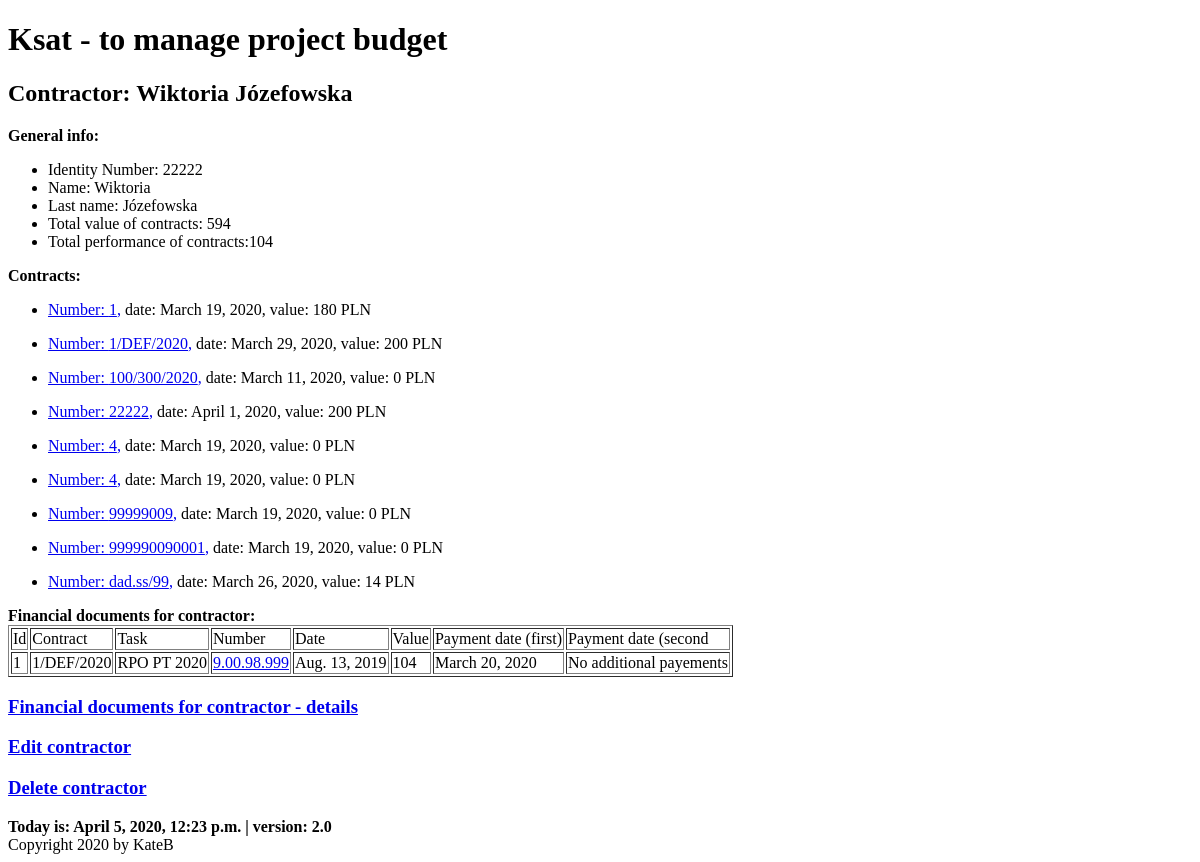
/ksat/contractor/3, run on an earlier commit of the app's database.
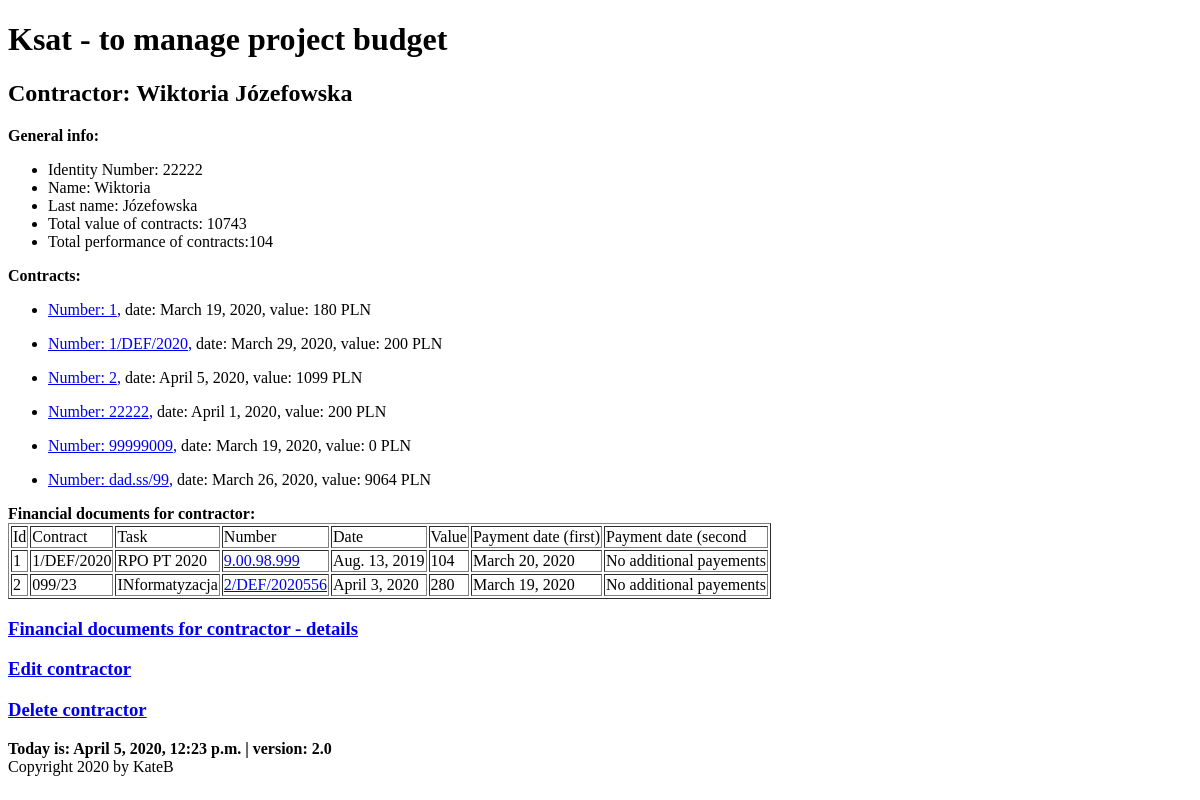
And on a later commit of the database.
### budget/models.py (models this page shows, shortened)
class Contractor(models.Model):
    name = models.CharField(max_length=128)
    last_name = models.CharField(max_length=128)
    num = models.SmallIntegerField(blank=True)
    def __str__(self):
        return f'{self.name} {self.last_name}'
    def contracts_value(self):
        contracts_value = 0
        for contract in Contract.objects.filter(contractor=self):
            contracts_value += contract.contract_value()
        return contracts_value
    def contracts_performance(self):
        contracts_performance = 0
        for contract in Contract.objects.filter(contractor=self):
            contracts_performance += contract.contract_performance()
        return contracts_performance
    class Meta:
        default_related_name = 'contractors'
        ordering = ('last_name',)
        verbose_name = 'contractor'

class Contract(models.Model):
    number = models.CharField(max_length=128)
    date = models.DateField()
    task = models.ForeignKey(Task, on_delete=models.CASCADE, related_name='contracts', related_query_name='contract')
    contractor = models.ForeignKey(Contractor, default=None, on_delete=models.CASCADE, related_name='contracts',
                                   related_query_name='contract')
    article = models.ManyToManyField(Articles, through='ContractArticle')
    def contract_value(self):
        value = ContractArticle.objects.filter(contract=self).aggregate(total=Sum('value'))['total']
        if value:
            return value
        return 0
    def contract_performance(self):
        fin_docs = FinancialDocument.objects.filter(contract=self)
        performance = 0
        for fin_doc in fin_docs:
            performance += fin_doc.fin_doc_value()
        return performance
    class Meta:
        default_related_name = 'contract'
        ordering = ('number', 'contractor')
        verbose_name = 'contract'

class FinancialDocument(models.Model):
    contract = models.ForeignKey(Contract, on_delete=models.CASCADE, related_name='fds', related_query_name='fd')
    contractor = models.ForeignKey(Contractor, default=None, on_delete=models.CASCADE, related_name='fds',
                                   related_query_name='fd')
    number = models.CharField(max_length=64, default=None)
    date = models.DateField()
    payment_date1 = models.DateField(blank=True, null=True)
    payment_date2 = models.DateField(blank=True, null=True)
    article = models.ManyToManyField(Articles, through='FinDocumentArticle')
    def get_absolute_url(self):
        return reverse('budget:findoc_details', kwargs={'findoc_id': self.pk})
    def fin_doc_value(self):
        value = FinDocumentArticle.objects.filter(fin_doc=self).aggregate(total=Sum('value'))['total']
        if value:
            return value
        return 0
    class Meta:
        default_related_name = 'fds'
        verbose_name = 'finacial_doc'

class Task(models.Model):
    title = models.CharField(max_length=128, unique=True)
    description = models.CharField(max_length=256)
    unit = models.SmallIntegerField()
    section = models.SmallIntegerField()
    article = models.ManyToManyField(Articles, through='TaskArticles')

### budget/views.py (the view)
# urls.py: path('contractor/<int:contractor_id>', views.ContractorDetailsView.as_view(), name='contractor_details'),
class ContractorDetailsView(DetailView):
    model = Contractor
    template_name = 'budget/contractor.html'
    context_object_name = 'contractor'
    pk_url_kwarg = 'contractor_id'

### budget/my_context_processor.py (called while the page is built)
def cp(request):
    ctx = {
        "now": django.utils.timezone.now(),
        "version": "2.0"
    }
    return ctx

### budget/templates/budget/contractor.html (shortened to what this page needs)
{% extends 'base.html' %}
{% block content %}
    {{ block.super }}
    <h2>Contractor: {{ contractor }}</h2>
    <div><b>General info:</b>
        <ul>
            <li>Identity Number: {{ contractor.num }}</li>
            <li>Name: {{ contractor.name }}</li>
            <li>Last name: {{ contractor.last_name }}</li>
            <li>Total value of contracts: {{ contractor.contracts_value }} </li>
            <li>Total performance of contracts:{{ contractor.contracts_performance }} </li>
        </ul>
    </div>
    <div>
        <b>Contracts:</b>
        {% for contract in contractor.contracts.all %}
            <ul>
                <li><a href="{% url 'budget:contract_details' contract.id %}">Number: {{ contract.number }},</a>  date: {{ contract.date }}, value: {{ contract.contract_value }} PLN</li>
            </ul>
        {% endfor %}
    </div>
    <div>
        <b>Financial documents for contractor:</b>
        <table border="bold">
            <thead>
            <tr>
                <td>Id</td>
                <td>Contract</td>
                <td>Task</td>
                <td>Number</td>
                <td>Date</td>
                <td>Value</td>
                <td>Payment date (first)</td>
                <td>Payment date (second</td>
                </tr>
            </thead>
            <tbody>
            {% for fd in contractor.fds.all %}
                <tr>
                    <td>{{ forloop.counter }}</td>
                    <td>{{ fd.contract.number }}</td>
                    <td>{{ fd.contract.task.title }}</td>
                    <td><a href="{{ fd.get_absolute_url }}">{{ fd.number }}</a></td>
                    <td>{{ fd.date }}</td>
                    <td>{{ fd.fin_doc_value }}</td>
                    <td>{{ fd.payment_date1 }}</td>
                    <td>{% if fd.payment_date2 %}{{ fd.payment_date2 }} {% else %} No additional payements {% endif %}</td>
                </tr>
            {% empty %} No financial documents for contractor
            {% endfor %}
            </tbody>
        </table>
    </div>
    <h3><a href="{% url 'budget:contractor-findocs' contractor.id %}">Financial documents for contractor - details</a></h3>
    <h3><a href="{% url 'budget:edit_contractor' contractor.id %}">Edit contractor</a></h3>
    <h3><a href="{% url 'budget:delete_contractor' contractor.id %}">Delete contractor</a></h3>
{% endblock %}

What changed in the data, as far as the page shows it:
removed Contract: number "100/300/2020", date "March 11, 2020", contract_value "0"
removed Contract: number "4", date "March 19, 2020", contract_value "0"
removed Contract: number "4", date "March 19, 2020", contract_value "0"
removed Contract: number "999990090001", date "March 19, 2020", contract_value "0"
computed for Contractor "Wiktoria Józefowska": contracts_value "594" → "10743"
added Contract: number "2", date "April 5, 2020", contract_value "1099"
computed for Contract "dad.ss/99": contract_value "14" → "9064"
added FinancialDocument: contract.number "099/23", contract.task "INformatyzacja", number "2/DEF/2020556", date "April 3, 2020", fin_doc_value "280", payment_date1 "March 19, 2020", shows "No additional payements"
